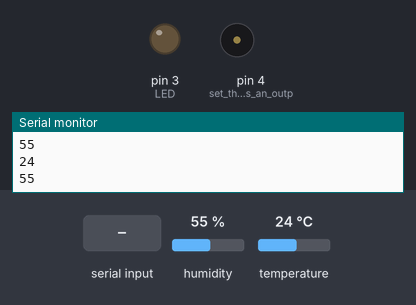
Bench run of a sketch on a simulated Arduino Nano, built with avr-gcc and run on an emulated ATmega328P. On the bench: output pins drawn as LEDs (lit = HIGH), buzzer (waves = sounding, pin HIGH), the last lines printed to the serial monitor. Dashed ring = blinking. The inputs (shaded band) are chosen by the test bench; at power-on: temperature 24 °C, humidity 55 %.

Above: at 1.2 s.
1.3 s: temperature set to 25.2 °C
2.8 s: temperature set to 26.4 °C
At 3.6 s:
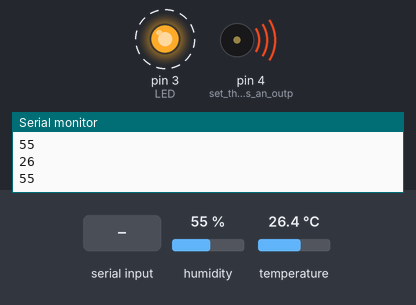
5.9 s: "2" received over Serial
At 6.6 s:
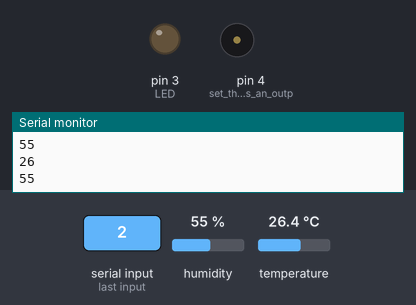
7.4 s: "3" received over Serial
At 8.3 s:
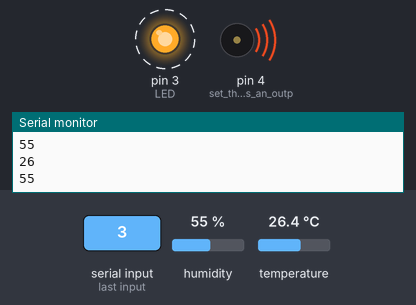
Timing chart, 0 to 11.5 s (numbered marks = the images above; inputs shaded):
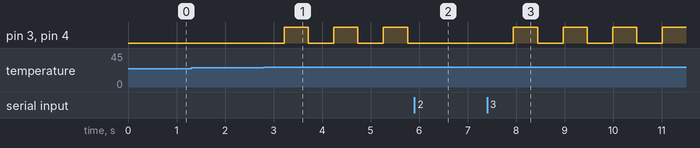

Measured:
- the behaviour switches between 25.9 and 26 °C on temperature (found by bisection; images 0 and 1)
- after the input at 2.8 s, pin 3 (LED), pin 4 (set_the_buzzer_as_an_outp): alternates HIGH for 0.50 s and LOW for 0.52 s, starting after 0.42 s
- after the input at 5.9 s, pin 3 (LED), pin 4 (set_the_buzzer_as_an_outp): stays LOW (without the input it goes to HIGH after 0.39 s)
- after the input at 7.4 s, pin 3 (LED), pin 4 (set_the_buzzer_as_an_outp): alternates HIGH for 0.50 s and LOW for 0.52 s, starting after 0.54 s

The sketch:

Temp_Project.ino
```cpp
/*
 * ITI INTAKE 42 EMBEDDED SYSTEM
 * JAVA COURSE
 * GROUP 8
 * STUDENTS ARE 1-Michael Safwat Sobhy Nakhla --> "LEADER"
 *              2-Abdelrahman Mahmoud Mohamed Saleh
 *              3-Abdelrahman Omar Mohamed Shafik
 *              4-Mostafa Hani Imam
 *              5-mohamed maged abdrabuh
 * DATE IS 3 JAN 2022
 */
/*We write this code to get the temperature and humidity values
 * by using DHT22 sensor ,Arduino Nano,Buzzer , Red LED 220Oham Resistor also We link the Arduino IDE with Netbeans IDE
 * Therefore,We display the result on GUI JAVA Software by using JAVAFX
 * First we defined the input and output pins,then using the serial module to display and read data from
 * the serial monitor or the Gui.finally we checked our cases
 *
*/
#include <SimpleDHT.h> //including the DHT sensor library to use it for geting the temperature and humidity values

// configuration all pin numbers
#define LED 3 // setting the LED on pin three
int pinDHT22 = 2; //setting the sensor on pin two

/*
 * Decleration variables for Temperature , Humidity ,Error variables if the sensor failed to measure the metrics
 * Flag for changing the state of the system
 * IncomingByte to store the reading value from the Gui or the serial monitor
 */
float temperature ;
float humidity ;
int err = SimpleDHTErrSuccess;
int flag ;
char incomingByte ;
SimpleDHT22 dht22;

/*
 * This function will print the value of the temperature and humidity on the Gui or the serial monitor
 * Therefore we will read a char to take an action if we like
 */
void WriteAndRead_SerialMonitor()
{
  /*
   * Printing the value of Temperature
   */
  Serial.println((int)temperature);

  /*
   * Printing the value of Humidity
   */
  Serial.println((int)humidity);
  incomingByte = Serial.read(); //it just for receiving a byte from the Gui or the serial monitor to change the state of the system
}

/*
 * This function to activate the alarm system
 * by by flashing the buzzer and the Red LED
 */
 void Alarm()
 {
    digitalWrite(4, HIGH);
    digitalWrite(LED, HIGH);
    delay(500);
    digitalWrite(4, LOW);
    digitalWrite(LED, LOW);
    delay(500);
 }

void setup() {
  Serial.begin(9600); // we using the bandrate 9600 to transmit and receive data between Arduino and serial monitor
  pinMode(LED, OUTPUT); //set the led as an output
  pinMode(4,OUTPUT); //set the buzzer as an output
  Serial.setTimeout(50); //sets the maximum milliseconds to wait for serial data.We put 50 milliseconds
  delay(50);
}

void loop() {

  /*
  * Intialization our variables
  */
  temperature = 0;
  humidity = 0;
  err = SimpleDHTErrSuccess;
  flag = 0;
  incomingByte ='0';

  //Checking if the reading value from the sensor is an error we will make a delay for 2000 milliseconds

  if ((err = dht22.read2(pinDHT22, &temperature, &humidity, NULL)) != SimpleDHTErrSuccess)
  {
     delay(2000);
  }

  /*
   * calling  WriteAndRead_SerialMonitor() to write and read from the serial monitor or the Gui
   */
  WriteAndRead_SerialMonitor();

  /*
   * checking the temperature value and the incomingByte
   * if the temperature more than or equal 26 or the incomingByte equal one
   * we will set the flag variable to one and calling the Alarm function
   */
  if (temperature >= 26.0 || incomingByte == '1')
  {
     flag = 1;
  }
  while(flag == 1)
  {
      Alarm(); // calling the Alarm function to activate the buzzer and red led
      if ((err = dht22.read2(pinDHT22, &temperature, &humidity, NULL)) != SimpleDHTErrSuccess)
      {
         delay(500);
      }

    /*
     * calling  WriteAndRead_SerialMonitor() to write and read from the serial monitor or the Gui
     */
      WriteAndRead_SerialMonitor();

    /*
     * checking the incomingByte if it will equal two it will break the Alarm mode
     * by seting his value to three
     */
      if(incomingByte == '2')
      {
         flag = 3;
      }
  }
  while(flag==3)
  {
     if ((err = dht22.read2(pinDHT22, &temperature, &humidity, NULL)) != SimpleDHTErrSuccess)
     {
        delay(500);
     }

  /*
   * calling  WriteAndRead_SerialMonitor() to write and read from the serial monitor or the Gui
   */
    WriteAndRead_SerialMonitor();

    if(incomingByte == '3')
    {
       flag=0;
    }
  }/*
    *So the temperature and humidity reading could be taken continously every half a second and we syncrounus it with our Gui
    */
    delay(500);
  }
```
